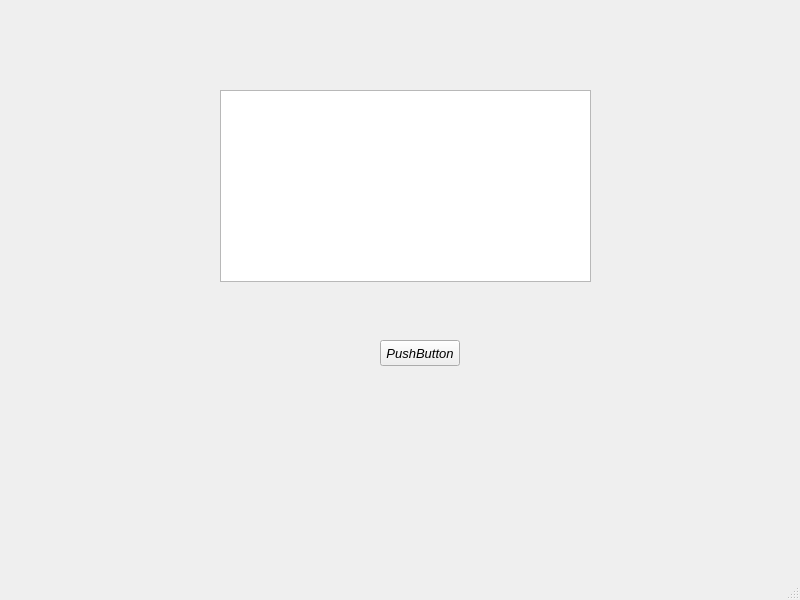
<?xml version="1.0" encoding="UTF-8"?>
<ui version="4.0">
 <class>MainWindow</class>
 <widget class="QMainWindow" name="MainWindow">
  <property name="geometry">
   <rect>
    <x>0</x>
    <y>0</y>
    <width>800</width>
    <height>600</height>
   </rect>
  </property>
  <property name="minimumSize">
   <size>
    <width>1</width>
    <height>0</height>
   </size>
  </property>
  <property name="font">
   <font>
    <pointsize>10</pointsize>
    <italic>true</italic>
   </font>
  </property>
  <property name="cursor">
   <cursorShape>UpArrowCursor</cursorShape>
  </property>
  <property name="windowTitle">
   <string>MainWindow</string>
  </property>
  <widget class="QWidget" name="centralwidget">
   <widget class="QListWidget" name="listWidget">
    <property name="geometry">
     <rect>
      <x>220</x>
      <y>90</y>
      <width>371</width>
      <height>192</height>
     </rect>
    </property>
   </widget>
   <widget class="QWidget" name="my_widget" native="true">
    <property name="geometry">
     <rect>
      <x>320</x>
      <y>320</y>
      <width>171</width>
      <height>80</height>
     </rect>
    </property>
    <widget class="QPushButton" name="pushButton">
     <property name="geometry">
      <rect>
       <x>60</x>
       <y>20</y>
       <width>80</width>
       <height>26</height>
      </rect>
     </property>
     <property name="text">
      <string>PushButton</string>
     </property>
    </widget>
   </widget>
  </widget>
  <widget class="QMenuBar" name="menubar">
   <property name="geometry">
    <rect>
     <x>0</x>
     <y>0</y>
     <width>800</width>
     <height>25</height>
    </rect>
   </property>
  </widget>
  <widget class="QStatusBar" name="statusbar"/>
 </widget>
 <resources/>
 <connections/>
</ui>
